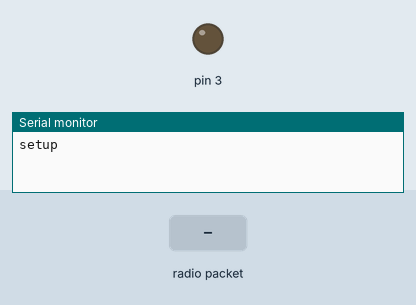
Bench run of a sketch on a simulated Arduino Uno, built with avr-gcc and run on an emulated ATmega328P. Shown: output pins drawn as LEDs (lit = HIGH), the last lines printed to the serial monitor. Inputs (shaded band) come from the test bench. No radio packets arrive unless stated.

Above: at 1.2 s.
1.3 s: radio packet "f" arrives
At 2.5 s:
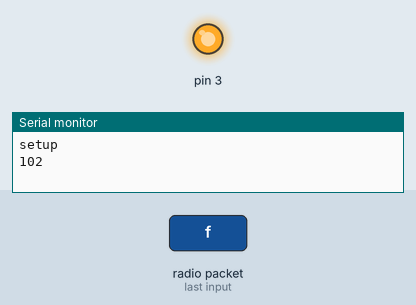
2.8 s: radio packet "b" arrives
At 3.8 s:
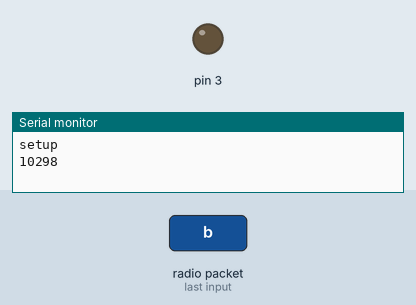
Timing chart, 0 to 5.8 s (numbered marks = the images above; inputs shaded):
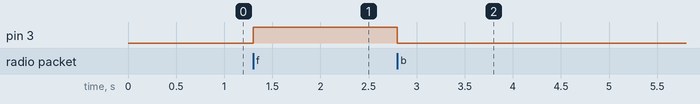

The sketch:

reciever_light_test.ino
```cpp
// RECEIVER CODE test
// (this code is not mine)
// source: http://www.instructables.com/id/Wirelessly-Control-A-Robot-Using-Arduino-and-RF-Mo/?ALLSTEPS

  #include <VirtualWire.h>

void setup()
{
    Serial.begin(9600);  // Debugging only
    Serial.println("setup");
    // Initialise the IO and ISR
    vw_setup(2000);  // Bits per sec
    vw_set_rx_pin(2);//Receiver at Digital Pin 2
    vw_rx_start();// Start the receiver PLL running

    pinMode(3, OUTPUT);

}//close setup

void loop()
{

    uint8_t buf[VW_MAX_MESSAGE_LEN];
    uint8_t buflen = VW_MAX_MESSAGE_LEN;

    if (vw_get_message(buf, &buflen)) // Non-blocking
    {
  int i;

        digitalWrite(13, true); // Flash a light to show received good message
  // Message with a good checksum received, dump it.

  for (i = 0; i < buflen; i++)
  {
      Serial.print(buf[i]);
        if(buf[i] == 'f') {
          digitalWrite(3, HIGH);
        }
        if(buf[i] == 'b') {
          digitalWrite(3, LOW);
        }
  }//close for loop

        digitalWrite(13, false);

   }//close main if
}//close loop
//you can print the data entered when debugging by adding Serial.println

  //End Of Code
```

Measured:
- after the input at 1.3 s, pin 3: LOW → HIGH at once
- after the input at 2.8 s, pin 3: HIGH → LOW at once
